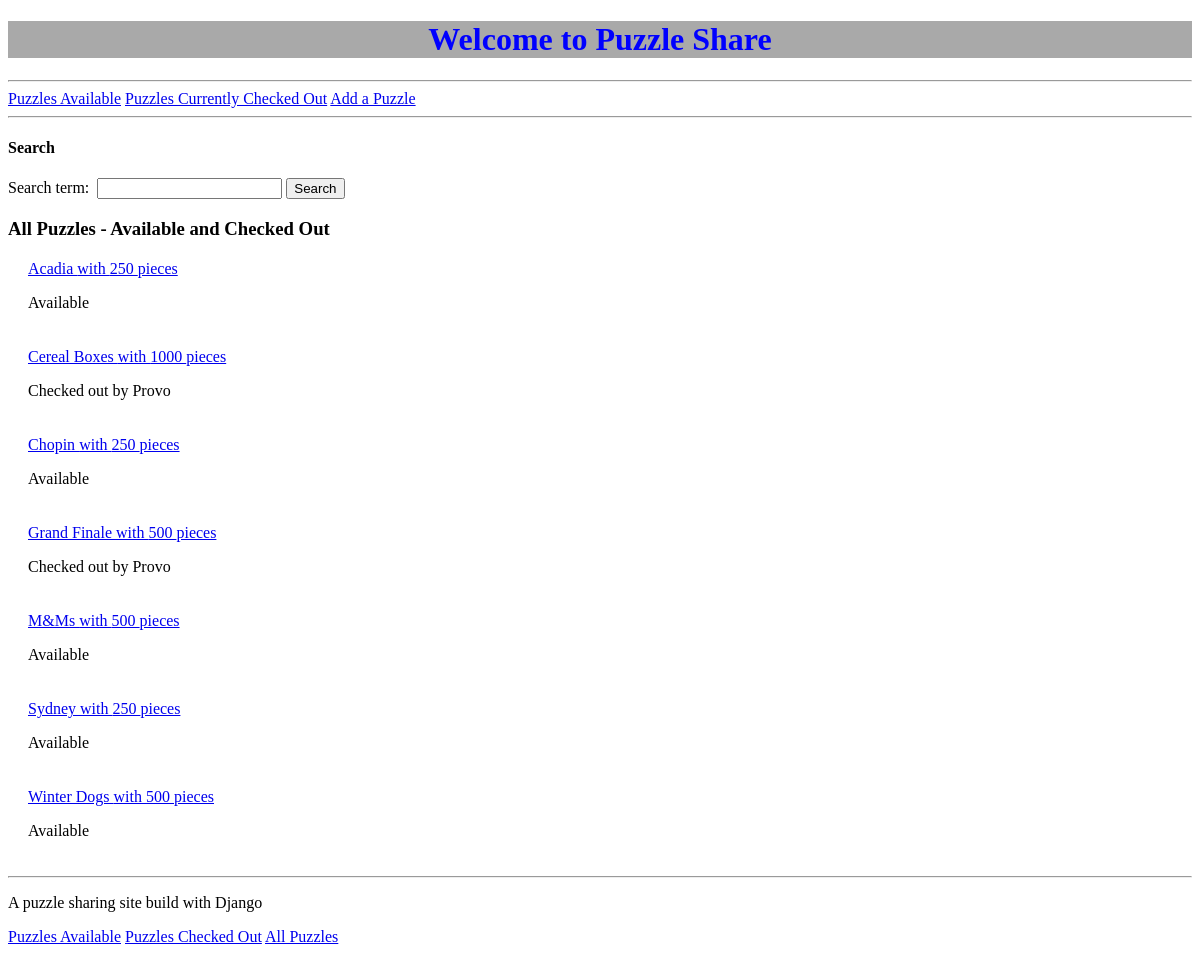
/, run on an earlier commit of the app's database.
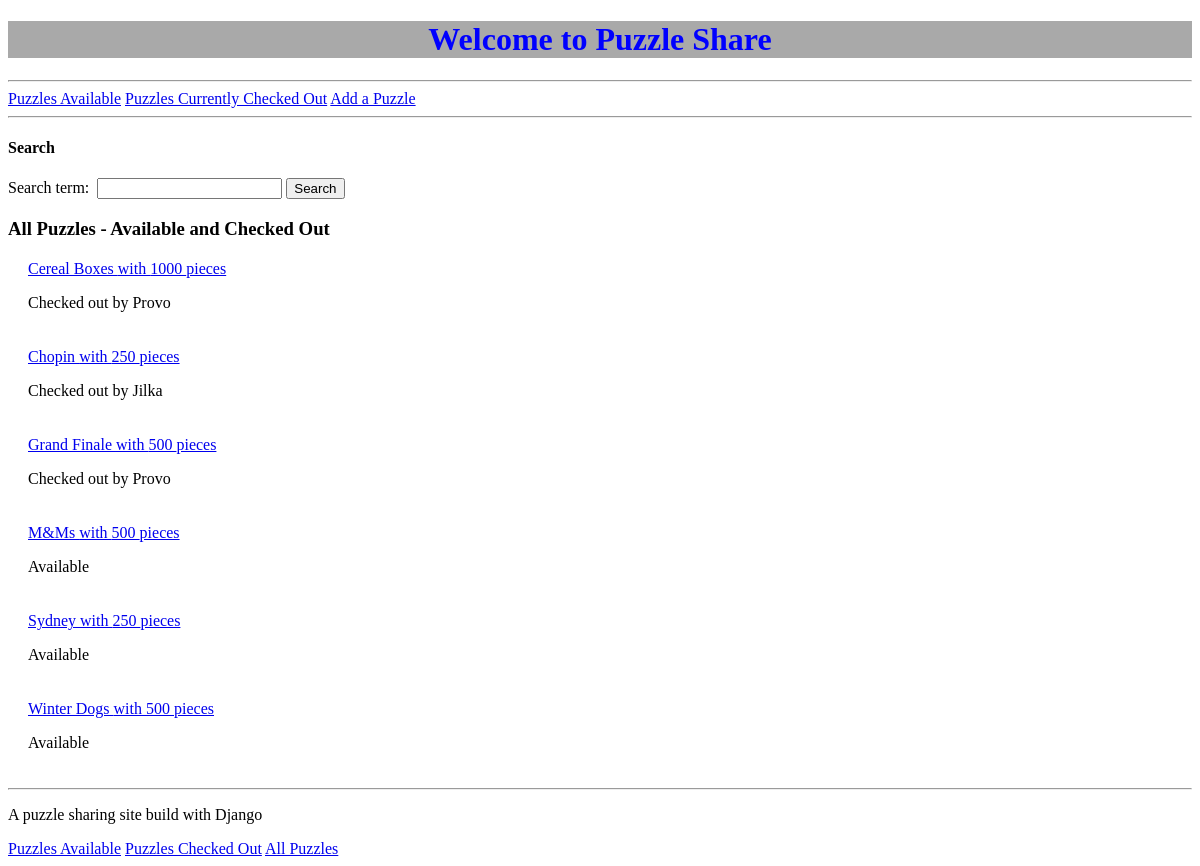
And on a later commit of the database.
### puzzle_share/models.py (models this page shows, shortened)
class Puzzle(models.Model):
    PIECES = (
        (50,  ('50 pieces or less')),
        (100, ('100 pieces')),
        (250, ('250 pieces')),
        (500, ('500 pieces')),
        (750, ('750 pieces')),
        (1000, ('1000 pieces'))
    )
    STATUS=(
        (1, ('Available to borrow')),
        (2, ('Borrowed by someone')),
    )
    name = models.CharField(max_length=30)
    pieces = models.PositiveSmallIntegerField(choices=PIECES, default= 500,)
    company = models.CharField(max_length=20)#, help_text = 'Enter name of puzzle manufacturer')
    status = models.PositiveSmallIntegerField(choices=STATUS, default=1,)
    owner_last_name = models.CharField(max_length=20)
    user_last_name = models.CharField(max_length=20, default = "")
    photo = models.ImageField(upload_to='user_images/', blank=True, null=True)
    class Meta:
        unique_together = [['name', 'pieces', 'company']]

### puzzle_share/views.py (the view)
# urls.py: path('', views.puzzle_list, name='puzzle_list'),
def puzzle_list(request):
    search_form = SearchForm(request.GET)
    if search_form.is_valid():
        search_term = search_form.cleaned_data['search_term']
        puzzles = Puzzle.objects.filter(name__icontains=search_term).order_by('name')
    else:
        search_form = SearchForm()
        puzzles = Puzzle.objects.order_by('name')
    return render(request, 'puzzle_share/puzzlelist.html', {'puzzles': puzzles, 'search_form': search_form})

### puzzle_share/forms.py
class SearchForm(forms.Form):
    search_term = forms.CharField()

### puzzle_share/templates/puzzle_share/puzzlelist.html (shortened to what this page needs)
{% extends 'puzzle_share/base.html' %}
{% load static %}
{% block content %}
<a class = "nav-link" href="{% url 'puzzles_available' %}">Puzzles Available</a>
<a class = "nav-link" href="{% url 'puzzles_checked_out' %}"> Puzzles Currently Checked Out</a>
<a class = "nav-link" href="{% url 'add_puzzle' %}">Add a Puzzle</a>
<hr>
<h4>Search</h4>
<form method="GET" action="{% url 'puzzle_list' %}">
    {{ search_form }}
    <button type="submit">Search</button>
</form>
<h3> All Puzzles - Available and Checked Out</h3>
{% for puzzle in puzzles %}
<div class="puzzlelist-puzzle">
    <span id="puzzle-name-{{ puzzle.pk }}" class="puzzle-details">
        <a href="{% url 'puzzle_details' puzzle_pk=puzzle.pk %}">{{ puzzle.name }} with {{puzzle.pieces}} pieces</a>
    {% if puzzle.status == 1 %}
    <p>Available</p>
    {% endif %}
    {% if puzzle.status == 2 %}
    <p>Checked out by {{ puzzle.user_last_name }}</p>
    {% endif %}
</span>
</div>
{% empty %}
<P> No puzzles match search term</P>
{% endfor %}
{% endblock %}

What changed in the data, as far as the page shows it:
removed Puzzle: name "Acadia", pieces "250", status "Available"
changed Puzzle "Chopin": user_last_name (not shown) → "Jilka"; status "Available" → "Checked out by"
